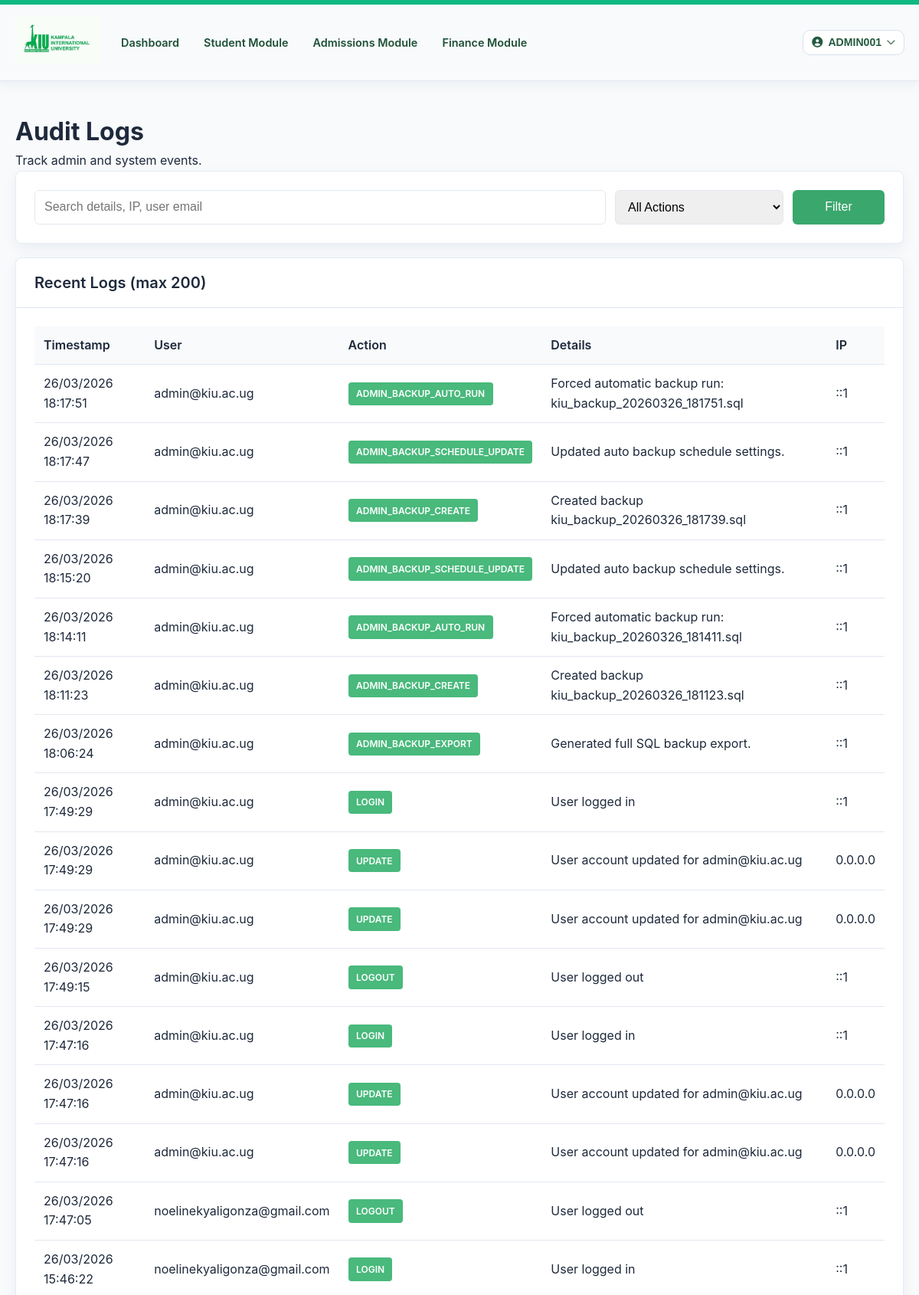
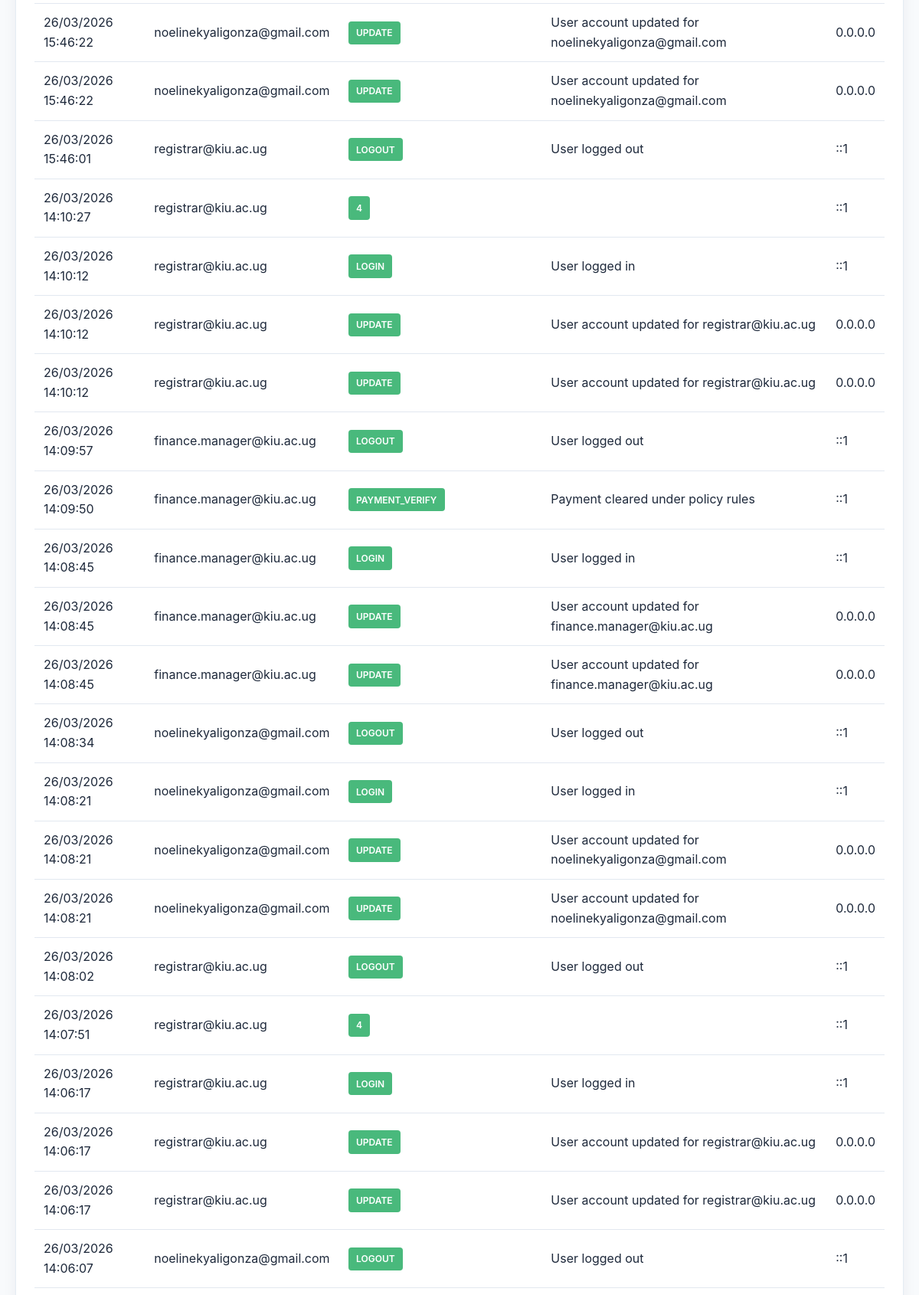
Page /modules/admin/audit_logs.php (signed in, upper part) on the committed database (2 pictures, top to bottom).
### tables this page shows
CREATE TABLE `audit_logs` (
  `log_id` bigint(20) unsigned NOT NULL AUTO_INCREMENT,
  `user_id` bigint(20) unsigned DEFAULT NULL COMMENT 'NULL for system-generated actions',
  `action` varchar(100) NOT NULL COMMENT 'e.g., CREATE, UPDATE, DELETE, LOGIN, LOGOUT',
  `table_name` varchar(100) DEFAULT NULL COMMENT 'Affected table',
  `record_id` bigint(20) unsigned DEFAULT NULL COMMENT 'Affected record ID',
  `old_value` longtext DEFAULT NULL COMMENT 'Previous state of record' CHECK (json_valid(`old_value`)),
  `new_value` longtext DEFAULT NULL COMMENT 'New state of record' CHECK (json_valid(`new_value`)),
  `changes_summary` text DEFAULT NULL COMMENT 'Human-readable summary of changes',
  `ip_address` varchar(45) NOT NULL COMMENT 'IPv4 or IPv6 address',
  `user_agent` text DEFAULT NULL COMMENT 'Browser/client user agent',
  `request_url` varchar(500) DEFAULT NULL COMMENT 'Request URL if applicable',
  `request_method` varchar(10) DEFAULT NULL COMMENT 'HTTP method (GET, POST, etc.)',
  `session_id` varchar(255) DEFAULT NULL COMMENT 'Session identifier',
  `severity` enum('info','warning','error','critical') DEFAULT 'info',
  `timestamp` timestamp(6) NOT NULL DEFAULT current_timestamp(6) COMMENT 'Microsecond precision',
  `created_at` timestamp NOT NULL DEFAULT current_timestamp(),
  PRIMARY KEY (`log_id`),
  KEY `idx_user_actions` (`user_id`,`timestamp`),
  KEY `idx_table_record` (`table_name`,`record_id`,`timestamp`),
  KEY `idx_action_timestamp` (`action`,`timestamp`),
  KEY `idx_severity` (`severity`,`timestamp`),
  CONSTRAINT `fk_audit_user` FOREIGN KEY (`user_id`) REFERENCES `users` (`user_id`) ON DELETE SET NULL ON UPDATE CASCADE
);

### includes/functions.php (called while the page is built, shortened)
<?php
function format_date($date, $format = DISPLAY_DATE_FORMAT) {
    return date($format, strtotime($date));
}

### modules/admin/audit_logs.php (the view, shortened to what this page needs)
<?php
require_once '../../config/init.php';
$q = trim((string)($_GET['q'] ?? ''));
$limit = 200;
$params = [];
$sql = "SELECT al.*, COALESCE(u.email, 'System') as user_email
        FROM audit_logs al
        LEFT JOIN users u ON u.user_id = al.user_id";
$sql .= ' ORDER BY al.timestamp DESC LIMIT ' . (int)$limit;
$stmt = $db->prepare($sql);
$stmt->execute($params);
$logs = $stmt->fetchAll();
include '../../includes/header.php';
?>
<div class="dashboard">
    <div class="page-header">
        <h1>Audit Logs</h1>
        <p>Track admin and system events.</p>
    </div>
    <div class="card" style="margin-bottom: 18px;">
        <div class="card-body">
            <form method="GET" style="display:grid; grid-template-columns: 1fr 220px 120px; gap:12px;">
                <input class="form-control" type="text" name="q" value="<?php echo htmlspecialchars($q); ?>" placeholder="Search details, IP, user email">
                <select class="form-control" name="action">
                    <option value="">All Actions</option>
                </select>
                <button class="btn btn-primary" type="submit">Filter</button>
            </form>
        </div>
    </div>
    <div class="card">
        <div class="card-header"><h3>Recent Logs (max <?php echo $limit; ?>)</h3></div>
        <div class="card-body">
            <div class="table-responsive">
                <table class="table table-sm">
                    <thead>
                        <tr>
                            <th>Timestamp</th>
                            <th>User</th>
                            <th>Action</th>
                            <th>Details</th>
                            <th>IP</th>
                        </tr>
                    </thead>
                    <tbody>
                        <?php foreach ($logs as $log): ?>
                            <tr>
                                <td><?php echo htmlspecialchars(format_date((string)$log['timestamp'], DISPLAY_DATETIME_FORMAT)); ?></td>
                                <td><?php echo htmlspecialchars((string)$log['user_email']); ?></td>
                                <td><span class="badge badge-info"><?php echo htmlspecialchars((string)$log['action']); ?></span></td>
                                <td><?php echo htmlspecialchars((string)($log['changes_summary'] ?? '')); ?></td>
                                <td><?php echo htmlspecialchars((string)$log['ip_address']); ?></td>
                            </tr>
                        <?php endforeach; ?>
                    </tbody>
                </table>
            </div>
        </div>
    </div>
</div>
<?php include '../../includes/footer.php'; ?>

### assets/css/style.css (style rules this page uses)
:root { --primary-color: #3aa76d; --secondary-color: #64748b; --success-color: #10b981; --danger-color: #ef4444; --warning-color: #f59e0b; --info-color: #49b97c; --light-color: #f8fafc; --dark-color: #1e293b; --border-color: #e2e8f0; --shadow: 0 1px 3px 0 rgba(0, 0, 0, 0.1); --shadow-lg: 0 10px 15px -3px rgba(0, 0, 0, 0.1); }
* { margin: 0; padding: 0; box-sizing: border-box; }
body { font-family: -apple-system, BlinkMacSystemFont, 'Segoe UI', Roboto, 'Helvetica Neue', Arial, sans-serif; line-height: 1.6; color: var(--dark-color); background-color: var(--light-color); overflow-x: hidden; }
.card { background: white; border-radius: 8px; border: 1px solid #e5edf3; box-shadow: 0 6px 18px rgba(15, 41, 66, 0.06); margin-bottom: 20px; overflow: hidden; }
.card-header { padding: 1rem 1.5rem; border-bottom: 1px solid var(--border-color); display: flex; justify-content: space-between; align-items: center; }
.card-header h3 { font-size: 1.25rem; font-weight: 600; }
.card-body { padding: 1.5rem; }
.dashboard { max-width: 1400px; margin: 0 auto; padding: 20px; }
.form-control { width: 100%; padding: 0.75rem; border: 1px solid var(--border-color); border-radius: 6px; font-size: 1rem; transition: border-color 0.3s; }
.btn { display: inline-block; padding: 0.75rem 1.5rem; border: none; border-radius: 6px; font-size: 1rem; font-weight: 500; text-decoration: none; cursor: pointer; transition: all 0.3s; }
.btn-primary { background-color: #3aa76d; color: white; }
.badge { display: inline-block; padding: 0.35rem 0.65rem; font-size: 0.75rem; font-weight: 600; border-radius: 4px; }
.badge-info { background-color: var(--info-color); color: white; }
.table { width: 100%; border-collapse: collapse; }
.table th, .table td { padding: 0.75rem; text-align: left; border-bottom: 1px solid var(--border-color); }
.table thead th { font-weight: 600; background-color: var(--light-color); }
.table-responsive { overflow-x: auto; }

### rows in the picture
audit_logs: timestamp "26/03/2026 18:17:51", user_email "admin@kiu.ac.ug", action "ADMIN_BACKUP_AUTO_RUN", changes_summary "Forced automatic backup run: kiu_backup_20260326_181751.sql", ip_address "::1"
audit_logs: timestamp "26/03/2026 18:17:47", user_email "admin@kiu.ac.ug", action "ADMIN_BACKUP_SCHEDULE_UPDATE", changes_summary "Updated auto backup schedule settings.", ip_address "::1"
audit_logs: timestamp "26/03/2026 18:17:39", user_email "admin@kiu.ac.ug", action "ADMIN_BACKUP_CREATE", changes_summary "Created backup kiu_backup_20260326_181739.sql", ip_address "::1"
audit_logs: timestamp "26/03/2026 18:15:20", user_email "admin@kiu.ac.ug", action "ADMIN_BACKUP_SCHEDULE_UPDATE", changes_summary "Updated auto backup schedule settings.", ip_address "::1"
audit_logs: timestamp "26/03/2026 18:14:11", user_email "admin@kiu.ac.ug", action "ADMIN_BACKUP_AUTO_RUN", changes_summary "Forced automatic backup run: kiu_backup_20260326_181411.sql", ip_address "::1"
audit_logs: timestamp "26/03/2026 18:11:23", user_email "admin@kiu.ac.ug", action "ADMIN_BACKUP_CREATE", changes_summary "Created backup kiu_backup_20260326_181123.sql", ip_address "::1"
audit_logs: timestamp "26/03/2026 18:06:24", user_email "admin@kiu.ac.ug", action "ADMIN_BACKUP_EXPORT", changes_summary "Generated full SQL backup export.", ip_address "::1"
audit_logs: timestamp "26/03/2026 17:49:29", user_email "admin@kiu.ac.ug", action "LOGIN", changes_summary "User logged in", ip_address "::1"
audit_logs: timestamp "26/03/2026 17:49:29", user_email "admin@kiu.ac.ug", action "UPDATE", changes_summary "User account updated for admin@kiu.ac.ug", ip_address "0.0.0.0"
audit_logs: timestamp "26/03/2026 17:49:29", user_email "admin@kiu.ac.ug", action "UPDATE", changes_summary "User account updated for admin@kiu.ac.ug", ip_address "0.0.0.0"
audit_logs: timestamp "26/03/2026 17:49:15", user_email "admin@kiu.ac.ug", action "LOGOUT", changes_summary "User logged out", ip_address "::1"
audit_logs: timestamp "26/03/2026 17:47:16", user_email "admin@kiu.ac.ug", action "LOGIN", changes_summary "User logged in", ip_address "::1"
audit_logs: timestamp "26/03/2026 17:47:16", user_email "admin@kiu.ac.ug", action "UPDATE", changes_summary "User account updated for admin@kiu.ac.ug", ip_address "0.0.0.0"
audit_logs: timestamp "26/03/2026 17:47:16", user_email "admin@kiu.ac.ug", action "UPDATE", changes_summary "User account updated for admin@kiu.ac.ug", ip_address "0.0.0.0"
audit_logs: timestamp "26/03/2026 17:47:05", user_email "noelinekyaligonza@gmail.com", action "LOGOUT", changes_summary "User logged out", ip_address "::1"
audit_logs: timestamp "26/03/2026 15:46:22", user_email "noelinekyaligonza@gmail.com", action "LOGIN", changes_summary "User logged in", ip_address "::1"
audit_logs: timestamp "26/03/2026 15:46:22", user_email "noelinekyaligonza@gmail.com", action "UPDATE", changes_summary "User account updated for noelinekyaligonza@gmail.com", ip_address "0.0.0.0"
audit_logs: timestamp "26/03/2026 15:46:22", user_email "noelinekyaligonza@gmail.com", action "UPDATE", changes_summary "User account updated for noelinekyaligonza@gmail.com", ip_address "0.0.0.0"
audit_logs: timestamp "26/03/2026 15:46:01", user_email "registrar@kiu.ac.ug", action "LOGOUT", changes_summary "User logged out", ip_address "::1"
audit_logs: timestamp "26/03/2026 14:10:27", user_email "registrar@kiu.ac.ug", action "4", ip_address "::1"
audit_logs: timestamp "26/03/2026 14:10:12", user_email "registrar@kiu.ac.ug", action "LOGIN", changes_summary "User logged in", ip_address "::1"
audit_logs: timestamp "26/03/2026 14:10:12", user_email "registrar@kiu.ac.ug", action "UPDATE", changes_summary "User account updated for registrar@kiu.ac.ug", ip_address "0.0.0.0"
audit_logs: timestamp "26/03/2026 14:10:12", user_email "registrar@kiu.ac.ug", action "UPDATE", changes_summary "User account updated for registrar@kiu.ac.ug", ip_address "0.0.0.0"
audit_logs: timestamp "26/03/2026 14:09:57", user_email "finance.manager@kiu.ac.ug", action "LOGOUT", changes_summary "User logged out", ip_address "::1"
audit_logs: timestamp "26/03/2026 14:09:50", user_email "finance.manager@kiu.ac.ug", action "PAYMENT_VERIFY", changes_summary "Payment cleared under policy rules", ip_address "::1"
audit_logs: timestamp "26/03/2026 14:08:45", user_email "finance.manager@kiu.ac.ug", action "LOGIN", changes_summary "User logged in", ip_address "::1"
audit_logs: timestamp "26/03/2026 14:08:45", user_email "finance.manager@kiu.ac.ug", action "UPDATE", changes_summary "User account updated for finance.manager@kiu.ac.ug", ip_address "0.0.0.0"
audit_logs: timestamp "26/03/2026 14:08:45", user_email "finance.manager@kiu.ac.ug", action "UPDATE", changes_summary "User account updated for finance.manager@kiu.ac.ug", ip_address "0.0.0.0"
audit_logs: timestamp "26/03/2026 14:08:34", user_email "noelinekyaligonza@gmail.com", action "LOGOUT", changes_summary "User logged out", ip_address "::1"
audit_logs: timestamp "26/03/2026 14:08:21", user_email "noelinekyaligonza@gmail.com", action "LOGIN", changes_summary "User logged in", ip_address "::1"
audit_logs: timestamp "26/03/2026 14:08:21", user_email "noelinekyaligonza@gmail.com", action "UPDATE", changes_summary "User account updated for noelinekyaligonza@gmail.com", ip_address "0.0.0.0"
audit_logs: timestamp "26/03/2026 14:08:21", user_email "noelinekyaligonza@gmail.com", action "UPDATE", changes_summary "User account updated for noelinekyaligonza@gmail.com", ip_address "0.0.0.0"
audit_logs: timestamp "26/03/2026 14:08:02", user_email "registrar@kiu.ac.ug", action "LOGOUT", changes_summary "User logged out", ip_address "::1"
audit_logs: timestamp "26/03/2026 14:07:51", user_email "registrar@kiu.ac.ug", action "4", ip_address "::1"
audit_logs: timestamp "26/03/2026 14:06:17", user_email "registrar@kiu.ac.ug", action "LOGIN", changes_summary "User logged in", ip_address "::1"
audit_logs: timestamp "26/03/2026 14:06:17", user_email "registrar@kiu.ac.ug", action "UPDATE", changes_summary "User account updated for registrar@kiu.ac.ug", ip_address "0.0.0.0"
audit_logs: timestamp "26/03/2026 14:06:17", user_email "registrar@kiu.ac.ug", action "UPDATE", changes_summary "User account updated for registrar@kiu.ac.ug", ip_address "0.0.0.0"
audit_logs: timestamp "26/03/2026 14:06:07", user_email "noelinekyaligonza@gmail.com", action "LOGOUT", changes_summary "User logged out", ip_address "::1"

### other values in the picture
$_SESSION['admission_number'] "ADMIN001"
$limit "200"
